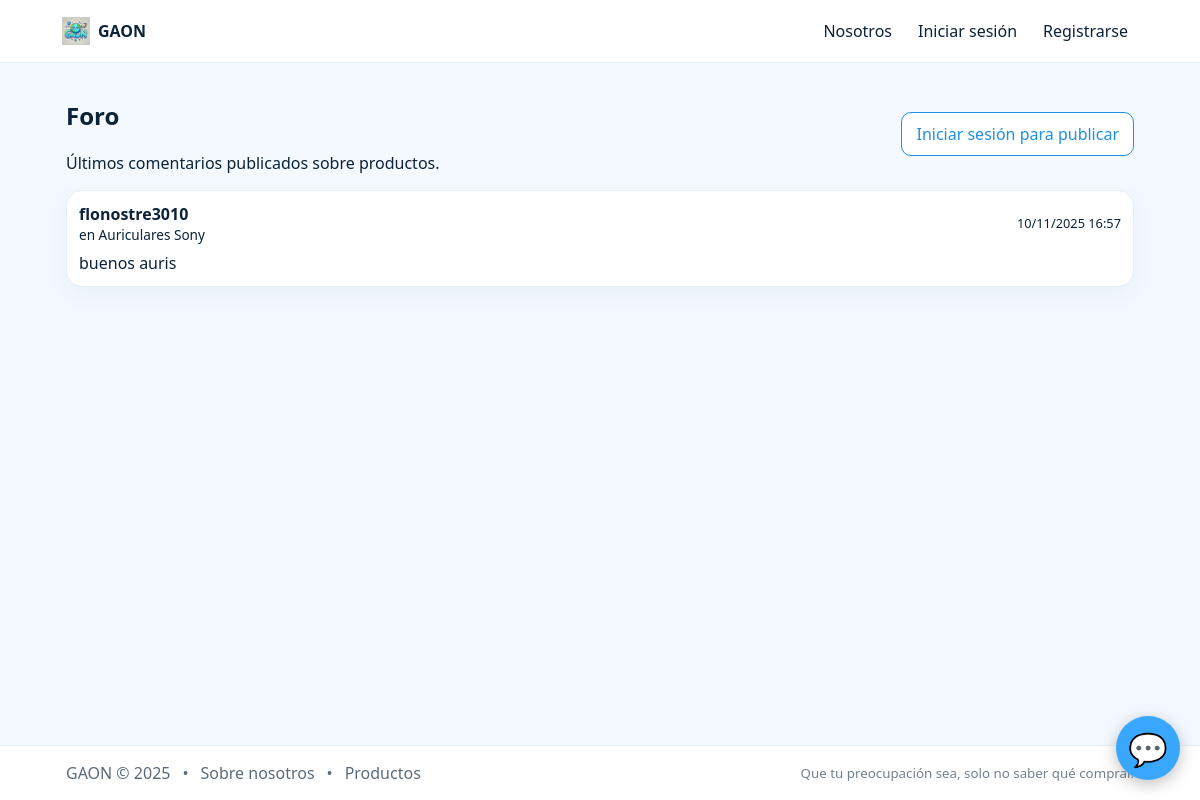
The page /foro/ on the database as committed earlier.
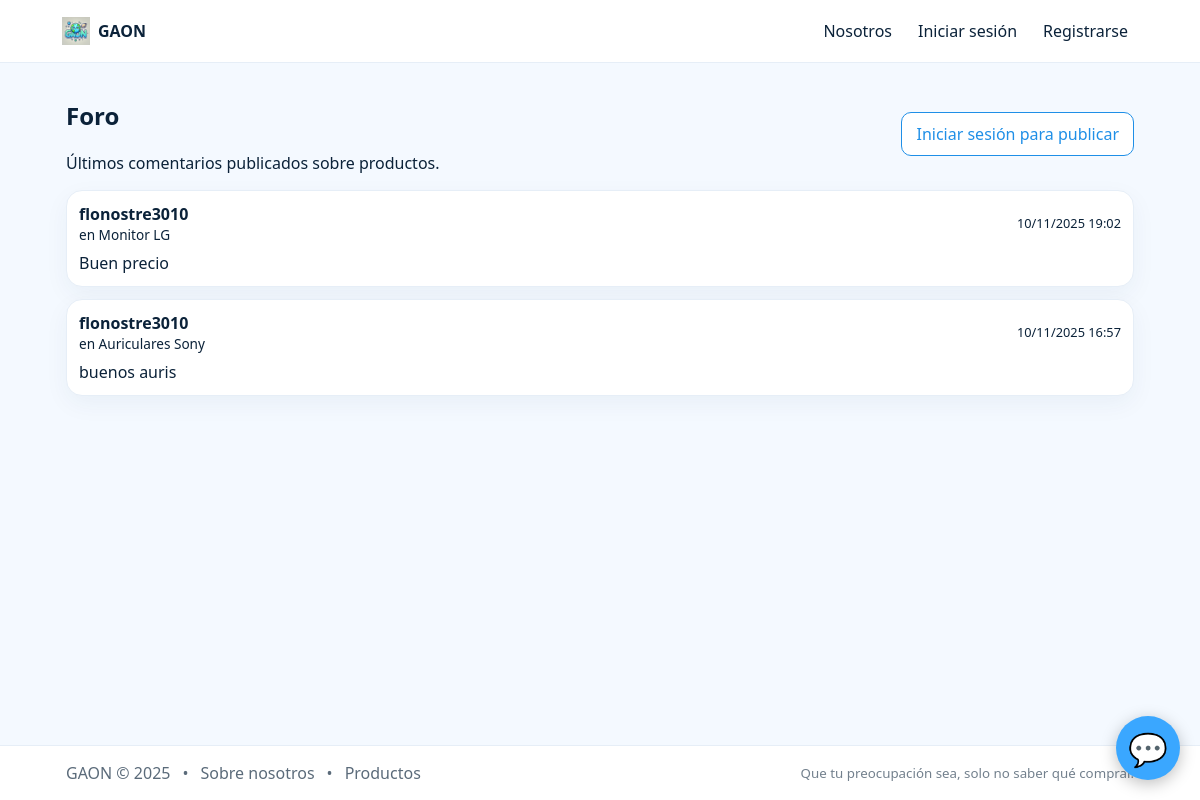
The same page on the database as committed later.
### foro/models.py (models this page shows, shortened)
class Comentario(models.Model):
    producto = models.ForeignKey(Product, on_delete=models.CASCADE)
    autor = models.ForeignKey(settings.AUTH_USER_MODEL, on_delete=models.CASCADE)
    texto = models.TextField()
    creado_en = models.DateTimeField(auto_now_add=True)

### users/models.py (models this page shows)
class CustomUser(AbstractUser):
    telefono = models.CharField(max_length=20, blank=True)
    rol = models.CharField(max_length=20, choices=[('cliente','Cliente'),('admin','Administrador')], default='cliente')
    def __str__(self):
        return self.username

### products/models.py (models this page shows, shortened)
class Product(models.Model):
    user = models.ForeignKey(
        settings.AUTH_USER_MODEL,
        on_delete=models.CASCADE,
        null=True,
        blank=True,
        related_name="products",
    )
    nombre = models.CharField(max_length=100)
    precio = models.DecimalField(max_digits=10, decimal_places=2)
    descripcion = models.TextField(blank=True)
    stock = models.IntegerField(default=0)
    imagen = models.ImageField(upload_to=product_upload_to, blank=True, null=True)
    image_url = models.URLField(blank=True)  # ⬅️ clave para usar imágenes reales de FakeStore
    activo = models.BooleanField(default=True)
    creado_en = models.DateTimeField(auto_now_add=True)
    class Meta:
        ordering = ["-creado_en"]

### foro/web_views.py (the view)
# urls.py: path('', foro_home, name='home'),
def foro_home(request):
    qs = Comentario.objects.select_related('autor', 'producto').order_by('-creado_en')
    paginator = Paginator(qs, 20)  # 20 comentarios por página
    page_number = request.GET.get('page') or 1
    page_obj = paginator.get_page(page_number)
    return render(request, 'foro/home.html', {'page_obj': page_obj})

### templates/foro/home.html (shortened to what this page needs)
{% extends 'base.html' %}
{% block content %}
<section class="section">
  <div style="display:flex;justify-content:space-between;align-items:center;gap:12px;">
    <div>
      <h1>Foro</h1>
      <p class="text-muted">Últimos comentarios publicados sobre productos.</p>
    </div>
    {% if request.user.is_authenticated %}
      <a class="btn" href="{% url 'foro:post-create' %}">Nueva publicación</a>
    {% else %}
      <a class="btn outline" href="/login/">Iniciar sesión para publicar</a>
    {% endif %}
  </div>
  <div style="display:flex;flex-direction:column;gap:12px;">
    {% for c in page_obj %}
      <div class="card pad">
        <div style="display:flex;justify-content:space-between;align-items:center;gap:8px;flex-wrap:wrap">
          <div>
            <strong style="font-size:1rem">{{ c.autor }}</strong>
            <div class="text-muted" style="font-size:.85rem">en <a href="/products/{{ c.producto.id }}/">{{ c.producto.nombre }}</a></div>
          </div>
          <div class="text-muted" style="font-size:.8rem">{{ c.creado_en|date:"SHORT_DATETIME_FORMAT" }}</div>
        </div>
        <div style="margin-top:8px; white-space:pre-wrap">{{ c.texto }}</div>
      </div>
    {% empty %}
      <div class="card pad">No hay comentarios publicados aún.</div>
    {% endfor %}
  </div>
</section>
{% endblock %}

Rows that differ between the two databases and show on the page:
added Comentario: autor "flonostre3010", producto.nombre "Monitor LG", creado_en "10/11/2025 19:02", texto "Buen precio"
